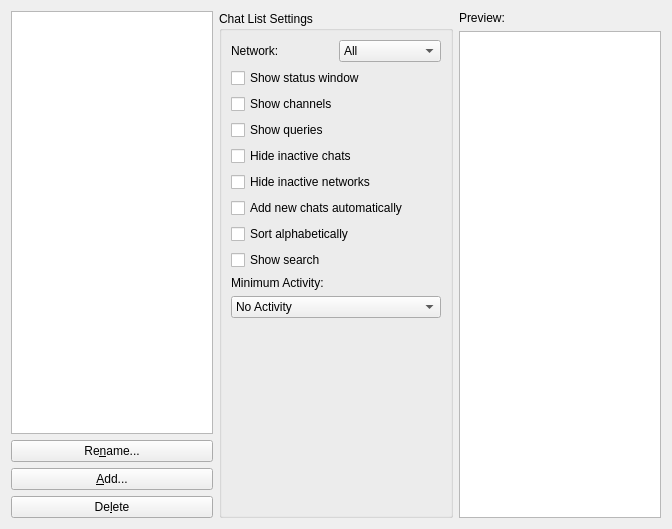
<?xml version="1.0" encoding="UTF-8"?>
<ui version="4.0">
 <class>BufferViewSettingsPage</class>
 <widget class="QWidget" name="BufferViewSettingsPage">
  <property name="geometry">
   <rect>
    <x>0</x>
    <y>0</y>
    <width>672</width>
    <height>529</height>
   </rect>
  </property>
  <property name="windowTitle">
   <string>Form</string>
  </property>
  <layout class="QHBoxLayout">
   <item>
    <layout class="QVBoxLayout">
     <item>
      <widget class="QListWidget" name="bufferViewList"/>
     </item>
     <item>
      <widget class="QPushButton" name="renameBufferView">
       <property name="sizePolicy">
        <sizepolicy hsizetype="Preferred" vsizetype="Fixed">
         <horstretch>0</horstretch>
         <verstretch>0</verstretch>
        </sizepolicy>
       </property>
       <property name="text">
        <string>Re&amp;name...</string>
       </property>
       <property name="icon">
        <iconset>
         <normaloff>:/16x16/actions/oxygen/16x16/actions/edit-rename.png</normaloff>:/16x16/actions/oxygen/16x16/actions/edit-rename.png</iconset>
       </property>
      </widget>
     </item>
     <item>
      <widget class="QPushButton" name="addBufferView">
       <property name="sizePolicy">
        <sizepolicy hsizetype="Preferred" vsizetype="Fixed">
         <horstretch>0</horstretch>
         <verstretch>0</verstretch>
        </sizepolicy>
       </property>
       <property name="text">
        <string>&amp;Add...</string>
       </property>
       <property name="icon">
        <iconset>
         <normaloff>:/16x16/actions/oxygen/16x16/actions/list-add.png</normaloff>:/16x16/actions/oxygen/16x16/actions/list-add.png</iconset>
       </property>
       <property name="iconSize">
        <size>
         <width>16</width>
         <height>16</height>
        </size>
       </property>
      </widget>
     </item>
     <item>
      <widget class="QPushButton" name="deleteBufferView">
       <property name="sizePolicy">
        <sizepolicy hsizetype="Preferred" vsizetype="Fixed">
         <horstretch>0</horstretch>
         <verstretch>0</verstretch>
        </sizepolicy>
       </property>
       <property name="text">
        <string>De&amp;lete</string>
       </property>
       <property name="icon">
        <iconset>
         <normaloff>:/16x16/actions/oxygen/16x16/actions/edit-delete.png</normaloff>:/16x16/actions/oxygen/16x16/actions/edit-delete.png</iconset>
       </property>
      </widget>
     </item>
    </layout>
   </item>
   <item>
    <widget class="QGroupBox" name="settingsGroupBox">
     <property name="title">
      <string>Chat List Settings</string>
     </property>
     <layout class="QVBoxLayout" name="verticalLayout">
      <item>
       <layout class="QHBoxLayout">
        <item>
         <widget class="QLabel" name="label">
          <property name="text">
           <string>Network:</string>
          </property>
         </widget>
        </item>
        <item>
         <widget class="QComboBox" name="networkSelector">
          <item>
           <property name="text">
            <string>All</string>
           </property>
          </item>
         </widget>
        </item>
       </layout>
      </item>
      <item>
       <widget class="QCheckBox" name="onlyStatusBuffers">
        <property name="toolTip">
         <string>This option is not available when all Networks are visible.
In this mode no separate status buffer is displayed.</string>
        </property>
        <property name="text">
         <string>Show status window</string>
        </property>
       </widget>
      </item>
      <item>
       <widget class="QCheckBox" name="onlyChannelBuffers">
        <property name="text">
         <string>Show channels</string>
        </property>
       </widget>
      </item>
      <item>
       <widget class="QCheckBox" name="onlyQueryBuffers">
        <property name="text">
         <string>Show queries</string>
        </property>
       </widget>
      </item>
      <item>
       <widget class="QCheckBox" name="hideInactiveBuffers">
        <property name="text">
         <string>Hide inactive chats</string>
        </property>
       </widget>
      </item>
      <item>
       <widget class="QCheckBox" name="hideInactiveNetworks">
        <property name="text">
         <string>Hide inactive networks</string>
        </property>
       </widget>
      </item>
      <item>
       <widget class="QCheckBox" name="addNewBuffersAutomatically">
        <property name="text">
         <string>Add new chats automatically</string>
        </property>
       </widget>
      </item>
      <item>
       <widget class="QCheckBox" name="sortAlphabetically">
        <property name="text">
         <string>Sort alphabetically</string>
        </property>
       </widget>
      </item>
      <item>
       <widget class="QCheckBox" name="showSearch">
        <property name="text">
         <string>Show search</string>
        </property>
       </widget>
      </item>
      <item>
       <widget class="QLabel" name="label_3">
        <property name="text">
         <string>Minimum Activity:</string>
        </property>
       </widget>
      </item>
      <item>
       <widget class="QComboBox" name="minimumActivitySelector">
        <item>
         <property name="text">
          <string>No Activity</string>
         </property>
        </item>
        <item>
         <property name="text">
          <string>Other Activity</string>
         </property>
        </item>
        <item>
         <property name="text">
          <string>New Message</string>
         </property>
        </item>
        <item>
         <property name="text">
          <string>Highlight or New Query Message</string>
         </property>
        </item>
       </widget>
      </item>
      <item>
       <spacer>
        <property name="orientation">
         <enum>Qt::Vertical</enum>
        </property>
        <property name="sizeHint" stdset="0">
         <size>
          <width>20</width>
          <height>40</height>
         </size>
        </property>
       </spacer>
      </item>
     </layout>
    </widget>
   </item>
   <item>
    <layout class="QVBoxLayout">
     <item>
      <widget class="QLabel" name="label_2">
       <property name="text">
        <string>Preview:</string>
       </property>
      </widget>
     </item>
     <item>
      <widget class="PreviewBufferView" name="bufferViewPreview">
       <property name="headerHidden">
        <bool>true</bool>
       </property>
      </widget>
     </item>
    </layout>
   </item>
  </layout>
 </widget>
 <customwidgets>
  <customwidget>
   <class>PreviewBufferView</class>
   <extends>QTreeView</extends>
   <header>settingspages/previewbufferview.h</header>
  </customwidget>
 </customwidgets>
 <tabstops>
  <tabstop>bufferViewList</tabstop>
  <tabstop>renameBufferView</tabstop>
  <tabstop>addBufferView</tabstop>
  <tabstop>deleteBufferView</tabstop>
  <tabstop>networkSelector</tabstop>
  <tabstop>onlyStatusBuffers</tabstop>
  <tabstop>onlyChannelBuffers</tabstop>
  <tabstop>onlyQueryBuffers</tabstop>
  <tabstop>hideInactiveBuffers</tabstop>
  <tabstop>addNewBuffersAutomatically</tabstop>
  <tabstop>sortAlphabetically</tabstop>
  <tabstop>minimumActivitySelector</tabstop>
  <tabstop>bufferViewPreview</tabstop>
 </tabstops>
 <resources/>
 <connections/>
</ui>
